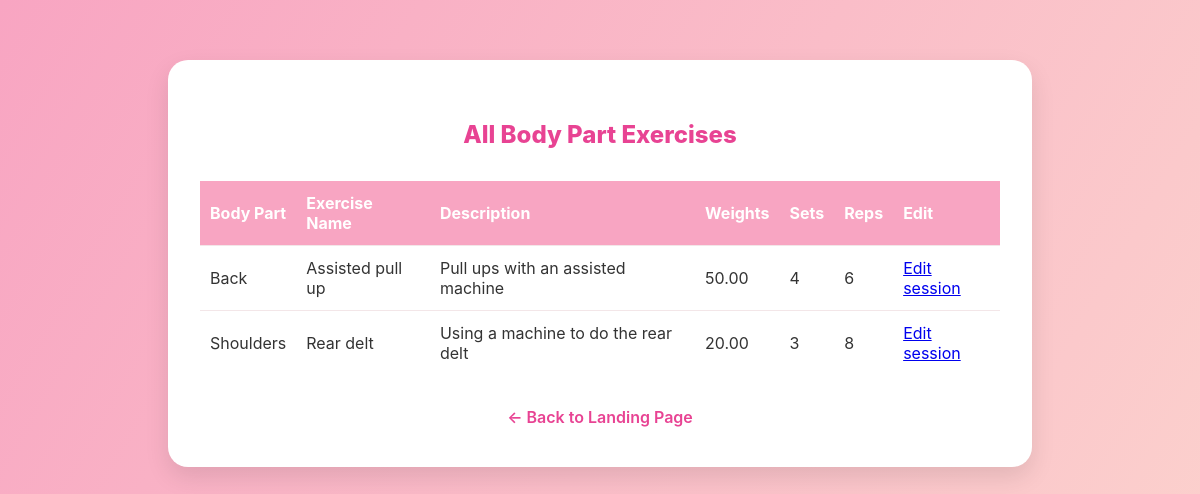
/body-parts-exercises/list/, run on an earlier commit of the app's database.
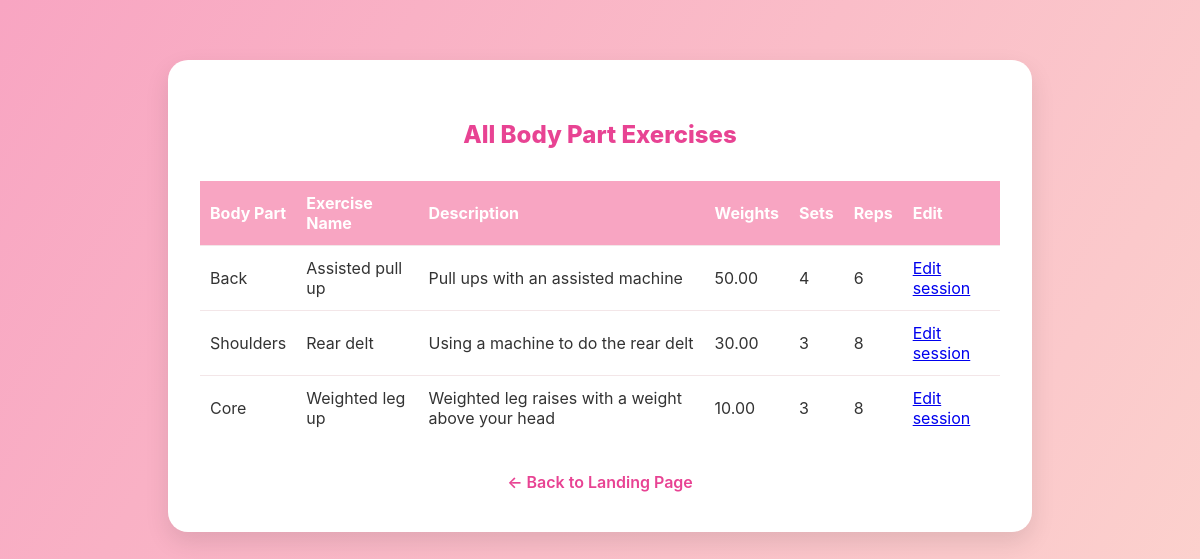
And on a later commit of the database.
### workout/models.py (models this page shows, shortened)
class BodyPartExercise(models.Model):
    body_part = models.ForeignKey(BodyPart, on_delete=models.CASCADE)
    exercise = models.ForeignKey(Exercise, on_delete=models.CASCADE)
    class Meta:
        unique_together = ('body_part', 'exercise')
        verbose_name = 'body part exercise'
        verbose_name_plural = 'body part exercises'

class BodyPart(models.Model):
    name = models.CharField(max_length=100, unique=True)
    description = models.TextField(null=True, blank=True)
    class Meta:
        ordering = ['name']
        verbose_name = 'body part'
        verbose_name_plural = 'body parts'

class Exercise(models.Model):
    name = models.CharField(max_length=100, unique=True)
    description = models.TextField(max_length=200, null=True, blank=True)
    weights = models.DecimalField(default=0.00, max_digits=10, decimal_places=2)
    sets = models.IntegerField(default=0)
    reps = models.IntegerField(default=0)
    class Meta:
        ordering = ['name']
        verbose_name = 'exercise'
        verbose_name_plural = 'exercises'

### workout/views.py (the view)
# urls.py: path('body-parts-exercises/list/', BodyPartExerciseListTemplateView.as_view(), name='body_parts_exercises_list'),
class BodyPartExerciseListTemplateView(ListView):
    model = BodyPartExercise
    template_name = "body_part_exercise_list.html"
    context_object_name = "object_list"

### workout/templates/body_part_exercise_list.html (shortened to what this page needs)
{% load static %}
<!DOCTYPE html>
<html lang="en">
<head>
</head>
<body>
    <div class="container">
        <h2>All Body Part Exercises</h2>
        <table>
            <thead>
                <tr>
                    <th>Body Part</th>
                    <th>Exercise Name</th>
                    <th>Description</th>
                    <th>Weights</th>
                    <th>Sets</th>
                    <th>Reps</th>
                    <th>Edit</th>
                </tr>
            </thead>
            <tbody>
                {% for bpe in object_list %}
                <tr>
                    <td>{{ bpe.body_part.name }}</td>
                    <td>{{ bpe.exercise.name }}</td>
                    <td>{{ bpe.exercise.description }}</td>
                    <td>{{ bpe.exercise.weights }}</td>
                    <td>{{ bpe.exercise.sets }}</td>
                    <td>{{ bpe.exercise.reps }}</td>
                    <td>
                        <a href="{% url 'edit_workout_session' bpe.id %}" class="Edit session">Edit session</a>
                    </td>
                </tr>
                {% empty %}
                <tr>
                    <td colspan="7" style="text-align:center; color:#999;">No body part exercises found.</td>
                </tr>
                {% endfor %}
            </tbody>
        </table>
        <a href="{% url 'landing' %}" class="back-link">&larr; Back to Landing Page</a>
    </div>
</body>
</html>

### workout/templates/body_part_exercise_list.html (style rules this page uses)
body { background: linear-gradient(120deg, #f8a5c2 0%, #fcd5ce 100%); font-family: 'Inter', 'Segoe UI', Arial, sans-serif; margin: 0; min-height: 100vh; color: #333; }
.container { max-width: 800px; margin: 60px auto; background: #fff; padding: 2.5rem 2rem; border-radius: 20px; box-shadow: 0 10px 25px rgba(0,0,0,0.10); }
h2 { text-align: center; color: #e84393; margin-bottom: 2rem; font-weight: 800; }
table { width: 100%; border-collapse: collapse; margin-bottom: 2rem; }
th, td { padding: 12px 10px; border-bottom: 1px solid #f3e6e8; text-align: left; }
th { background: #f8a5c2; color: #fff; font-weight: 700; }
tr:last-child td { border-bottom: none; }
.back-link { display: block; text-align: center; margin-top: 1.5rem; color: #e84393; text-decoration: none; font-weight: 600; transition: color 0.2s ease; }

What changed in the data, as far as the page shows it:
changed through a linked row, BodyPartExercise "Shoulders": exercise.weights "20.00" → "30.00"
added BodyPartExercise: body_part.name "Core", exercise.name "Weighted leg up", exercise.description "Weighted leg raises with a weight above your head", exercise.weights "10.00", exercise.sets "3", exercise.reps "8"
